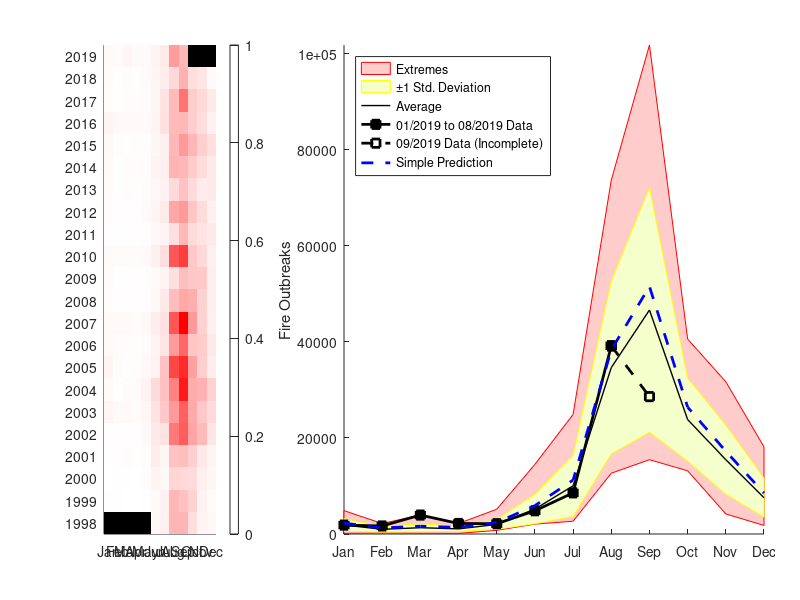

MATLAB code for this plot:
function amazon_fires()
% Data for Jun 1998 to Sep 2019 retrieved from:
% http://queimadas.dgi.inpe.br/queimadas/portal-static/estatisticas_estados_light/grafico_historico_estado_amazonia_legal_titulo.html
% in 23/9/2019.
% Data format:
% Columns: Months; Rows: Years; Null values: No Data.


FiresHistory = [...
     0      0      0      0       0   2620   5706  29683  29627  13160   4178   2640
   221    385    153    116     764   2401   5681  29133  24604  17826   4999   1782
   133    202    463    123    1371   4848   2657  16813  15473  14525   6207   3310
   228    733   1137    711    1283   7117   3715  23902  25897  19264   9054   4402
   720    765    989    761    2769   8794  11661  53377  64827  35967  27519  10014
  4139   1819   2208   1556    3539  11394  22480  40505  63683  33799  22282  14866
  2356    958   1408   1542    5155  14493  24899  49930  91745  33323  31697  18139
  4618   1427    967   1343    2881   5177  24071  73683  85108  37464  19488   7767
  2444   1056   1095    897    1492   4602  10456  40473  60858  22717  20800   9218
  2269   1879   1896   1254    2718   7552  11785  67774 101817  40605  17925   5921
  1111    637    979    799     963   2975   8693  26274  34735  32389  18065   6873
  1575    510    784    610    1038   2055   4764  13170  25876  22393  21596   6889
  2060   1413   1636   1572    2529   5928  13228  67077  77295  21603  15105   6329
   964    350    573    819    1227   2930   4846  12653  28347  14375  11715   8483
  1370    576    766    998    1883   4169   8364  35263  40325  22694  14155   6087
  1408    579   1063    889    1593   3195   5415  14780  24511  14873   8057   8658
  1820    585   1216   1138    1687   4213   6427  29861  28729  20593  13923   8443
  2611   1251    858   1153    1202   3610   5808  28589  40452  29112  19055  12665
  4868   2188   2497   2049    2061   3831  12050  27391  28295  19771  13529   5516
  1056    522   1121   1100    1792   3615  11779  27712  55994  20464  15711   8545
  1720    992   1764    828    1909   3846   7572  15001  31140  13322   9948   2366
  1852   1675   3943   2193    2141   4838   8567  39177  28605      0      0      0
];

% Calculating monthly statistics.
FiresMonthlyMax = max(FiresHistory)';
FiresMonthlyMin = zeros(12, 1);
FiresMonthlyAvg = FiresMonthlyMin;
FiresMonthlySD  = FiresMonthlyMin;
for month = 1:12
    FiresMonth = FiresHistory(:, month)';
    FiresMonth = FiresMonth(FiresMonth > 0);
    
    FiresMonthlyMin(month) = min(FiresMonth);
    FiresMonthlyAvg(month) = mean(FiresMonth);
    FiresMonthlySD(month)  = std(FiresMonth);
end

% Discarding Sep/2019 data from the statistics as it is incomplete.
FiresMonth = FiresHistory(1:end-1, 9);
FiresMonthlyMin(9) = min(FiresMonth);
FiresMonthlyAvg(9) = mean(FiresMonth);
FiresMonthlySD(9)  = std(FiresMonth);

% Creating color map. 1st index (null values) is black.
ColorMap = [0.0, 0.0, 0.0;
            ones(max(FiresHistory(:)), 3)];
ColorMap(2:end, 2) = linspace(0, 1, max(FiresHistory(:)));
ColorMap = hsv2rgb(ColorMap);

% Creating MonthLabel cell.
MonthLabel = {'Jan', 'Feb', 'Mar', 'Apr', 'May', 'Jun', ...
              'Jul', 'Aug', 'Sep', 'Oct', 'Nov', 'Dec'};

% Extrapolating data using a simple prediction.
% The model used is just the monthly average scaled and offsetted.
% (Yup, not scientific at all...)
funError = @(C) (C(1)*FiresMonthlyAvg(1:8) + C(2) - FiresHistory(end, 1:8)')' * ...
                (C(1)*FiresMonthlyAvg(1:8) + C(2) - FiresHistory(end, 1:8)');
C = fminsearch(funError, [1, 0]);

% Creating new figure.
hf = figure('Color', 'white', ...
            'Position', [0, 0, 1800,800]);
% Creating image axis.
ha1 = axes(hf, ...
           'NextPlot', 'add', ...
           'OuterPosition', [0.0 0.0 0.4 1.0], ...
           'ColorMap', ColorMap, ...
           'XLim', [0.5, 12.5], ...
           'XTick', (1:12), ...
           'XTickLabelRotation', 90, ...
           'XTickLabel', MonthLabel, ...
           'YLim', [0.5, 22.5], ...
           'YTick', (1:22), ...
           'YTickLabel', (1998:2019));
% Plotting image. Values will be offsetted by 1 to match colormap indexes.
image(ha1, FiresHistory+1);
colorbar();

% Creating graph axis.
ha2 = axes(hf, ...
           'NextPlot', 'add', ...
           'OuterPosition', [0.3 0.0 0.75 1.0], ...
           'XLim', [1.0, 12.0], ...
           'XTick', (1:12), ...
           'XTickLabel', MonthLabel, ...
           'YLim', [0.0, max(FiresHistory(:))]);
ylabel('Fire Outbreaks');
% Plotting area between extremes.
fill(ha2, [(1:12)'; (12:-1:1)'], [FiresMonthlyMax; flip(FiresMonthlyMin)], ...
     hsv2rgb([1 0.2 1]), ...
     'EdgeColor', 'red');
% Plotting area between +/- 1 standard deviation.
fill(ha2, [(1:12)'; (12:-1:1)'], [FiresMonthlyAvg-FiresMonthlySD; flip(FiresMonthlyAvg+FiresMonthlySD)], ...
     hsv2rgb([0.2 0.2 1]), ...
     'EdgeColor', 'yellow');
% Plotting average.
plot(ha2, (1:12)', FiresMonthlyAvg,'-k', 'LineWidth', 1);
% Plotting current year's data.
plot(ha2, (1:8)', FiresHistory(end,1:8), '-sk', 'LineWidth', 2, 'MarkerFaceColor', 'k');
plot(ha2, (8:9)', FiresHistory(end,8:9), '--sk', 'LineWidth', 2);
% Plotting simple prediction.
plot(ha2, (1:12)', C(1)*FiresMonthlyAvg + C(2), '--b', 'LineWidth', 2);
legend('Extremes', '±1 Std. Deviation', 'Average', '01/2019 to 08/2019 Data', '09/2019 Data (Incomplete)', 'Simple Prediction', ...
       'Location', 'NorthWest');
